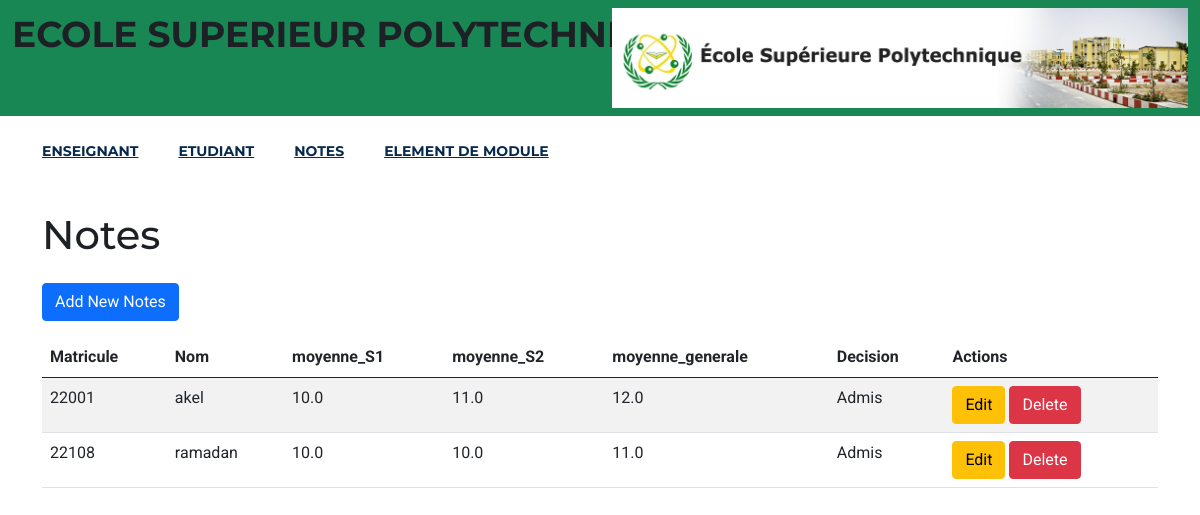
Screenshot of /viewNote/ with the database file from the repository.
### teamd/models/models2.py (models this page shows)
class Note(models.Model):
    Matricule=models.AutoField(primary_key=True)
    Nom=models.CharField(max_length=50)
    moyenne_S1=models.FloatField()
    moyenne_S2=models.FloatField()
    moyenne_generale=models.FloatField()
    Decision=models.CharField(max_length=50)

### teamd/views.py (the view)
# urls.py: path('viewNote/', views.viewN,name='viewNote'),
def viewN(request):
    Notes = Note.objects
    return render(request, 'viewNote.html', {'Notes': Notes})

### templates/viewNote.html (shortened to what this page needs)
{% load static %}
<!DOCTYPE html>
<html lang="en">
<head>
  <link href="https://cdn.jsdelivr.net/npm/bootstrap@5.1.0/dist/css/bootstrap.min.css" rel="stylesheet">
    <link rel="stylesheet" href="{% static 'css/slick.css' %}">
    <link rel="stylesheet" href="{% static 'css/animate.css' %}">
    <link rel="stylesheet" href="{% static 'css/nice-select.css' %}">
    <link rel="stylesheet" href="{% static 'css/jquery.nice-number.min.css' %}">
    <link rel="stylesheet" href="{% static 'css/magnific-popup.css' %}">
    <link rel="stylesheet" href="{% static 'css/bootstrap.min.css' %}">
    <link rel="stylesheet" href="static/css/font-awesome.min.css">
    <link rel="stylesheet" href="{% static 'css/default.css' %}">
    <link rel="stylesheet" href="{% static 'css/style.css' %}">
    <link rel="stylesheet" href="{% static 'css/responsive.css' %}">
</head>
<body>
  <header id="header-part">
    <nav class="navbar navbar-expand-lg bg-success">
        <div class="container-fluid">
          <div class="row">
            <div class="col-lg-6">
              <a class="navbar-brand" href="#"> <H2>ECOLE SUPERIEUR POLYTECHNIQUE</H2></a>
            </div>
            <div class="col-lg-6 text-right">
              <img src="{% static 'images/logo_0.jpg' %}" alt="image" class="img-fluid w-100">
            </div>
          </div>
        </div>
      </nav>
    <div class="navigation">
        <div class="container">
            <div class="row">
                <div class="col-lg-10 col-md-10 col-sm-9 col-8">
                    <nav class="navbar navbar-expand-lg">
                        <div class="collapse navbar-collapse sub-menu-bar" id="navbarSupportedContent">
                            <ul class="navbar-nav mr-auto">
                                <li class="nav-item">
                                    <a href="{% url 'enseignants' %}">enseignant</a>
                                </li>
                                <li class="nav-item">
                                    <a href="{% url 'viewEtudiant' %}">etudiant</a>
                                </li>
                                <li class="nav-item">
                                    <a href="{% url 'viewNote' %}">notes</a>
                                </li>
                                <li class="nav-item">
                                    <a href="{% url 'module_list' %}">element de module</a>
                                </li>
                            </ul>
                        </div>
                    </nav>
                </div>
            </div>
        </div>
    </div>
</header>
  <div class="container">
    <h1 class="my-4">Notes</h1>
    <a href="{% url 'insertNote' %}" class="btn btn-primary mb-3">Add New Notes</a>
    <table class="table table-striped">
      <thead>
        <tr>
          <th scope="col">Matricule</th>
          <th scope="col">Nom</th>
          <th scope="col">moyenne_S1</th>
          <th scope="col">moyenne_S2</th>
          <th scope="col">moyenne_generale</th>
          <th scope="col">Decision</th>
          <th scope="col">Actions</th>
        </tr>
      </thead>
      <tbody>
        {% for Note in Notes.all %}
        <tr>
          <td>{{ Note.Matricule }}</td>
          <td>{{ Note.Nom }}</td>
          <td>{{ Note.moyenne_S1 }}</td>
          <td>{{ Note.moyenne_S2 }}</td>
          <td>{{ Note.moyenne_generale }}</td>
          <td>{{ Note.Decision }}</td>
          <td>
            <a href="/editNote/{{ Note.Matricule }}" class="btn btn-warning">Edit</a>
            <a href="/deleteNote/{{ Note.Matricule }}"
              onclick="return confirm('are u sure u want to delete this Note')" class="btn btn-danger">Delete</a>
          </td>
        </tr>
        {% endfor %}
      </tbody>
    </table>
  </div>
</body>
</html>

### static/css/style.css (style rules this page uses)
body { font-family: 'Roboto', sans-serif; font-weight: 400; font-style: normal; -webkit-font-smoothing: antialiased; -moz-osx-font-smoothing: grayscale; }
img { max-width: 100%; }
i, span, a { display: inline-block; }
h1, h2, h3, h4, h5, h6 { font-family: 'Montserrat', sans-serif; font-weight: 700; color: #1d2025; margin: 0px; }
h1 { font-weight: 500; }
h2 { font-size: 36px; }
ul,ol { margin: 0px; padding: 0px; list-style-type: none; }
.navigation .navbar { padding: 0; }
.navigation .navbar .navbar-nav li { margin-right: 40px; position: relative; }
.navigation .navbar .navbar-nav li:last-child { margin-right: 0; }
.navigation .navbar .navbar-nav li a { font-size: 14px; font-family: 'Montserrat', sans-serif; font-weight: 700; color: #07294d; text-transform: uppercase; -webkit-transition: all 0.4s linear; transition: all 0.4s linear; padding: 25px 0; }

### rows the page displays
Note: Matricule "22001", Nom "akel", moyenne_S1 "10.0", moyenne_S2 "11.0", moyenne_generale "12.0", Decision "Admis"
Note: Matricule "22108", Nom "ramadan", moyenne_S1 "10.0", moyenne_S2 "10.0", moyenne_generale "11.0", Decision "Admis"
